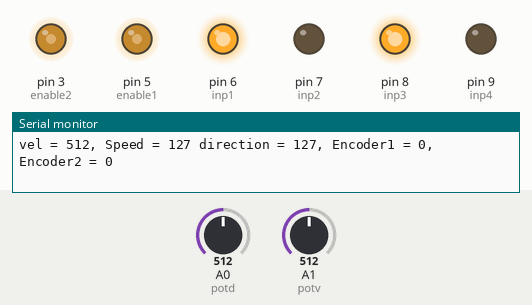
This sketch was run on a simulated Arduino Uno, built with avr-gcc and run on an emulated ATmega328P. Shown: output pins drawn as LEDs (lit = HIGH), the last lines printed to the serial monitor. The test bench sets the inputs (shaded band); at power-on: A0 (potd) = 512, A1 (potv) = 512.

Above: at 1.8 s.
1.9 s: A0 (potd) set to 538
3.4 s: A0 (potd) set to 557
At 4.3 s:
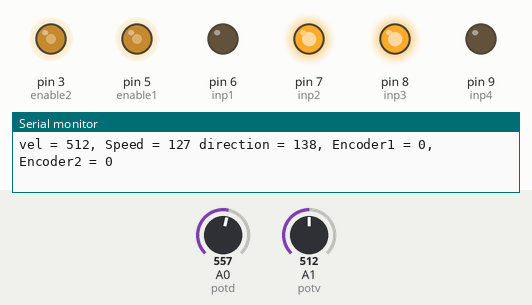
5.5 s: A1 (potv) set to 716
At 7.2 s:
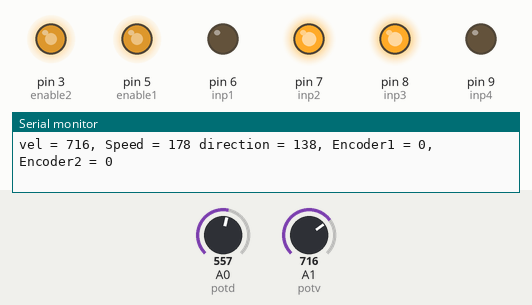
7.5 s: A1 (potv) set to 900
At 9.2 s:
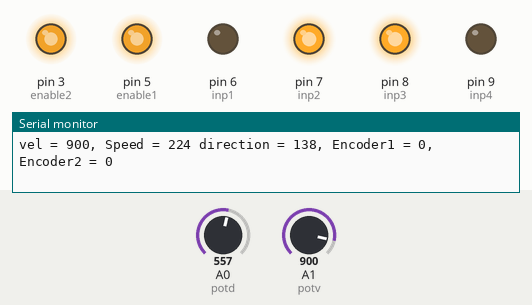
9.5 s: A0 (potd) set to 511
At 11.0 s:
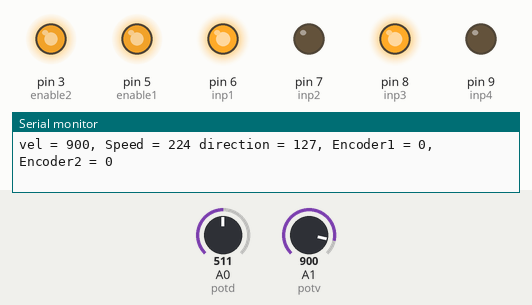
11.5 s: A1 (potv) set to 125
At 12.7 s:
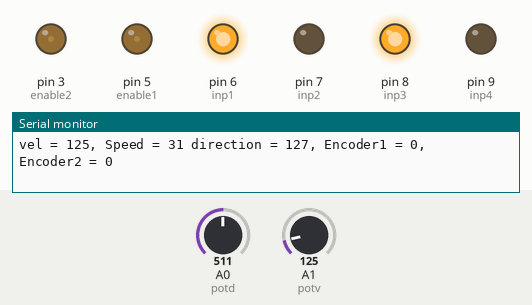
Timing chart, 0 to 14.5 s (numbered marks = the images above; inputs shaded):
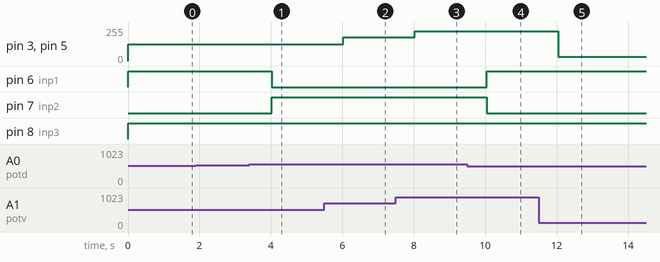

Measured:
- the behaviour switches between 545 and 546 on A0 (potd) (found by bisection; images 0 and 1)
- after the input at 3.4 s, pin 6 (inp1): HIGH → LOW after 0.62 s; pin 7 (inp2): LOW → HIGH after 0.62 s
- after the input at 5.5 s, pin 3 (enable2), pin 5 (enable1): 127/255 → 178/255 after 0.53 s
- after the input at 7.5 s, pin 3 (enable2), pin 5 (enable1): 178/255 → 224/255 after 0.53 s
- after the input at 9.5 s, pin 6 (inp1): LOW → HIGH after 0.54 s; pin 7 (inp2): HIGH → LOW after 0.54 s
- after the input at 11.5 s, pin 3 (enable2), pin 5 (enable1): 224/255 → 31/255 after 0.55 s

The sketch:

brave_bombul1.ino
```cpp
int enable1 = 5;
int enable2 = 3;
int inp1 = 6;
int inp2 = 7;
int inp3 = 8;
int inp4 = 9;
int potv = A1;
int potd = A0;
int vel;
int speed;
int dir;
int d;
int encoder1PinA = 10;
int encoder1PinB = 11;
int encoder2PinA = 12;
int encoder2PinB = 13;
volatile int encoder1Pos = 0;
volatile int encoder2Pos = 0;

void setup()
{
  pinMode(enable1, OUTPUT);
  pinMode(enable2, OUTPUT);
  pinMode(inp1, OUTPUT);
  pinMode(inp2, OUTPUT);
  pinMode(inp3, OUTPUT);
  pinMode(inp4, OUTPUT);
  pinMode(potv, INPUT);
  pinMode(potd, INPUT);
  pinMode(encoder1PinA, INPUT);
  pinMode(encoder1PinB, INPUT);
  pinMode(encoder2PinA, INPUT);
  pinMode(encoder2PinB, INPUT);

  attachInterrupt(digitalPinToInterrupt(encoder1PinA), updateEncoder1, CHANGE);
  attachInterrupt(digitalPinToInterrupt(encoder2PinA), updateEncoder2, CHANGE);

  Serial.begin(9600);
}

void loop()
{
  d = analogRead(potd);
  vel = analogRead(potv);
  speed = map(vel, 0, 1023, 0, 255);
  dir = map(d, 0, 1023, 0, 255);

  analogWrite(enable1, speed);
  analogWrite(enable2, speed);

  if (125 <= dir && dir <= 135)
  {
    digitalWrite(inp1, HIGH);
    digitalWrite(inp2, LOW);
    digitalWrite(inp3, HIGH);
    digitalWrite(inp4, LOW);
  }
  if (dir < 125)
  {
    digitalWrite(inp1, HIGH);
    digitalWrite(inp2, LOW);
    digitalWrite(inp3, LOW);
    digitalWrite(inp4, HIGH);
  }
  if (dir > 135)
  {
    digitalWrite(inp1, LOW);
    digitalWrite(inp2, HIGH);
    digitalWrite(inp3, HIGH);
    digitalWrite(inp4, LOW);
  }

  Serial.println("vel = " + String(vel) + ", Speed = " + String(speed) + " direction = " + String(dir) +
                 ", Encoder1 = " + String(encoder1Pos) + ", Encoder2 = " + String(encoder2Pos));

  delay(1000);
}

void updateEncoder1()
{
  if (digitalRead(encoder1PinB) == HIGH)
    encoder1Pos++;
  else
    encoder1Pos--;
}

void updateEncoder2()
{
  if (digitalRead(encoder2PinB) == HIGH)
    encoder2Pos++;
  else
    encoder2Pos--;
}
```
